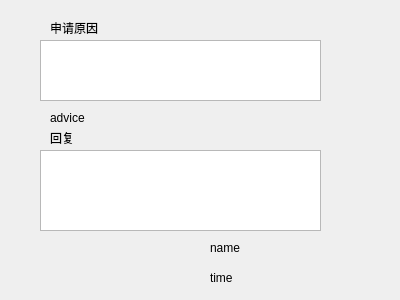
<?xml version="1.0" encoding="UTF-8"?>
<ui version="4.0">
 <class>detailDialog</class>
 <widget class="QDialog" name="detailDialog">
  <property name="geometry">
   <rect>
    <x>0</x>
    <y>0</y>
    <width>400</width>
    <height>300</height>
   </rect>
  </property>
  <property name="windowTitle">
   <string>detailDialog</string>
  </property>
  <widget class="QTextBrowser" name="applyBrowser">
   <property name="geometry">
    <rect>
     <x>40</x>
     <y>40</y>
     <width>281</width>
     <height>61</height>
    </rect>
   </property>
  </widget>
  <widget class="QTextBrowser" name="replyBrowser">
   <property name="geometry">
    <rect>
     <x>40</x>
     <y>150</y>
     <width>281</width>
     <height>81</height>
    </rect>
   </property>
  </widget>
  <widget class="QLabel" name="replyLabel">
   <property name="geometry">
    <rect>
     <x>50</x>
     <y>130</y>
     <width>58</width>
     <height>16</height>
    </rect>
   </property>
   <property name="text">
    <string>回复</string>
   </property>
  </widget>
  <widget class="QLabel" name="time">
   <property name="geometry">
    <rect>
     <x>210</x>
     <y>270</y>
     <width>171</width>
     <height>16</height>
    </rect>
   </property>
   <property name="text">
    <string>time</string>
   </property>
  </widget>
  <widget class="QLabel" name="advice">
   <property name="geometry">
    <rect>
     <x>50</x>
     <y>110</y>
     <width>121</width>
     <height>16</height>
    </rect>
   </property>
   <property name="text">
    <string>advice</string>
   </property>
  </widget>
  <widget class="QLabel" name="applyLabel">
   <property name="geometry">
    <rect>
     <x>50</x>
     <y>20</y>
     <width>58</width>
     <height>16</height>
    </rect>
   </property>
   <property name="text">
    <string>申请原因</string>
   </property>
  </widget>
  <widget class="QLabel" name="name">
   <property name="geometry">
    <rect>
     <x>210</x>
     <y>240</y>
     <width>111</width>
     <height>16</height>
    </rect>
   </property>
   <property name="text">
    <string>name</string>
   </property>
  </widget>
 </widget>
 <resources/>
 <connections/>
</ui>
